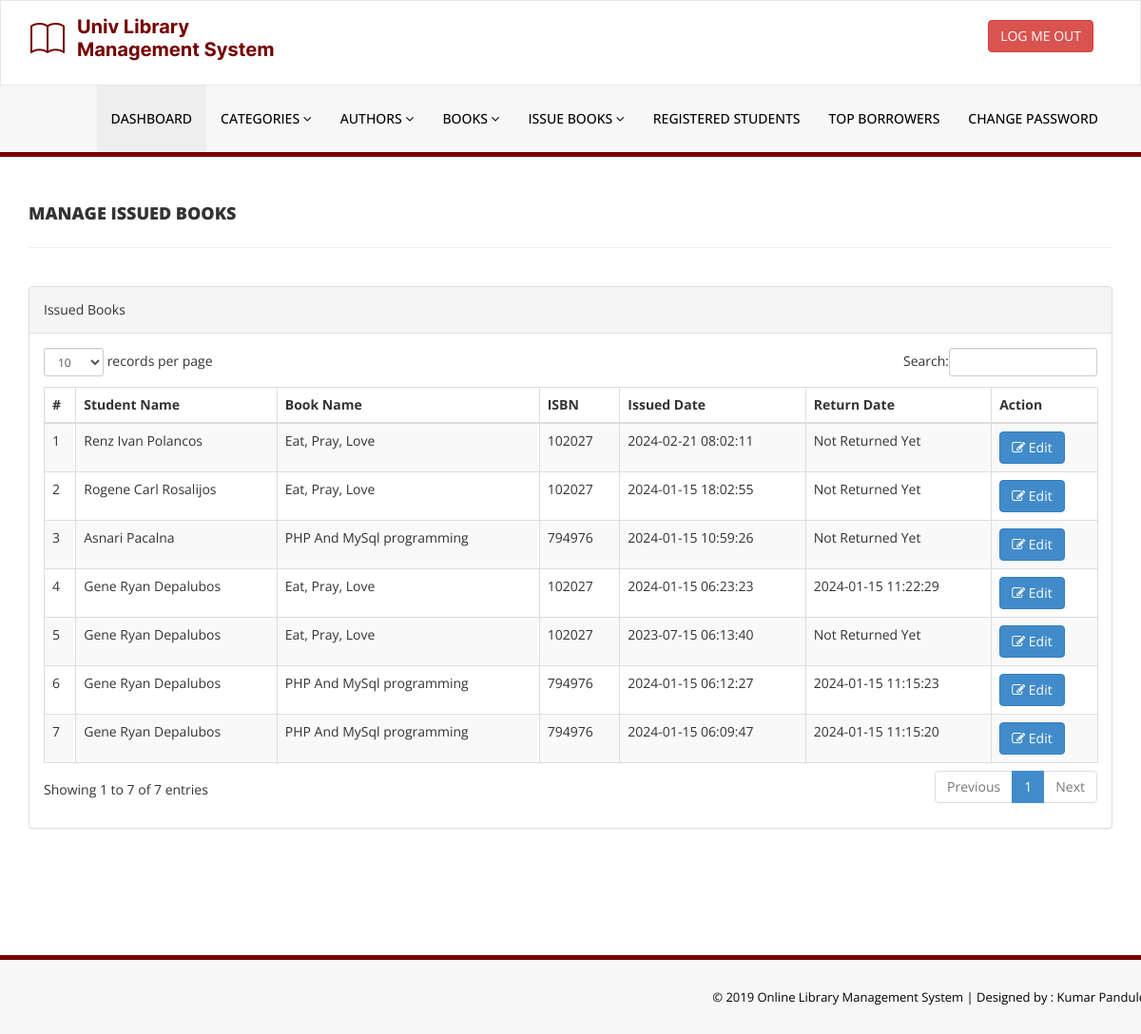
/library/admin/manage-issued-books.php (signed in), run on an earlier commit of the app's database.
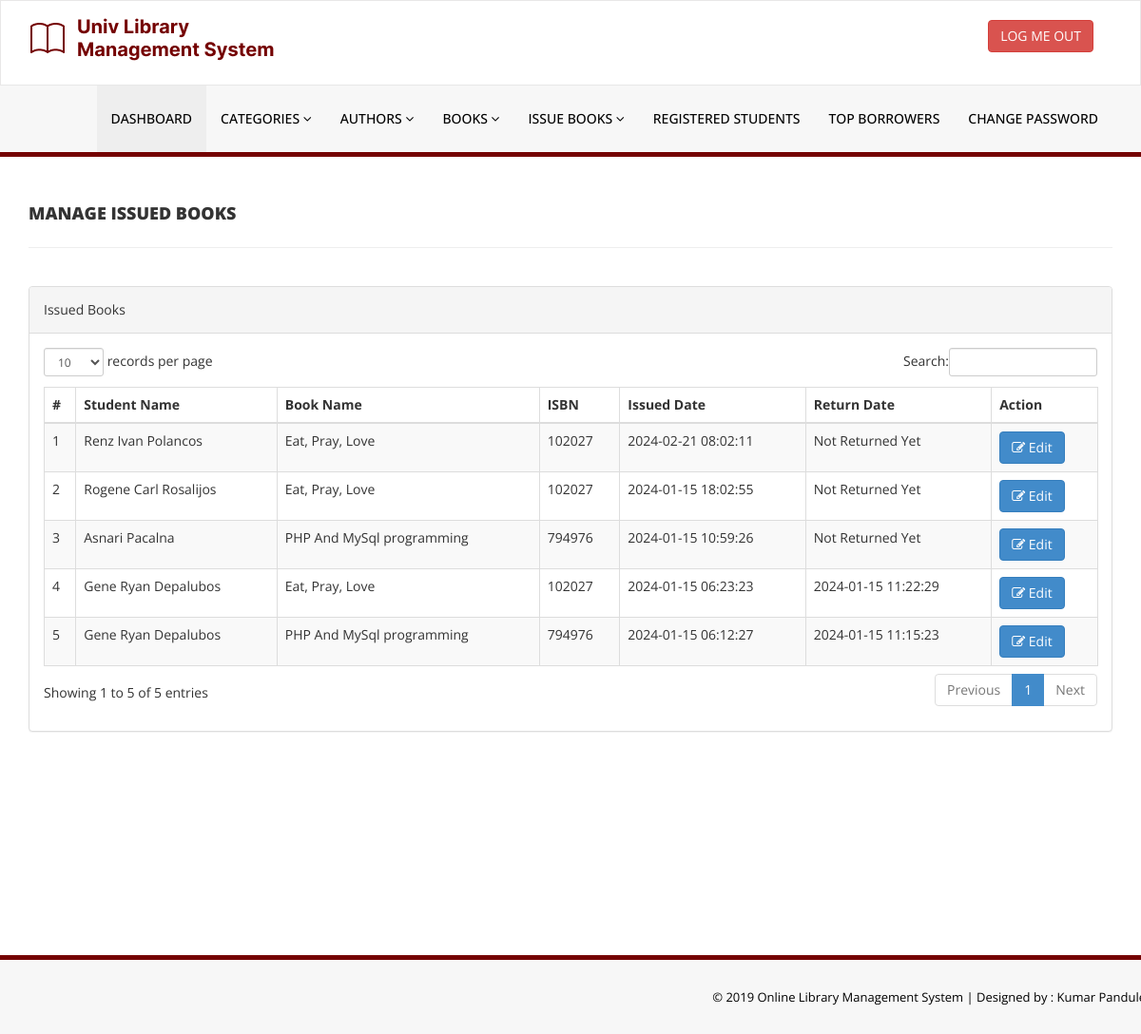
And on a later commit of the database.
### tables this page shows
CREATE TABLE `tblissuedbookdetails` (
  `id` int(11) NOT NULL,
  `BookId` int(11) DEFAULT NULL,
  `StudentID` varchar(150) DEFAULT NULL,
  `IssuesDate` timestamp NULL DEFAULT current_timestamp(),
  `ReturnDate` timestamp NULL DEFAULT NULL ON UPDATE current_timestamp(),
  `RetrunStatus` int(1) DEFAULT NULL,
  `fine` int(11) DEFAULT NULL
);

CREATE TABLE `tblstudents` (
  `id` int(11) NOT NULL,
  `StudentId` varchar(100) DEFAULT NULL,
  `FullName` varchar(120) DEFAULT NULL,
  `EmailId` varchar(120) DEFAULT NULL,
  `MobileNumber` char(11) DEFAULT NULL,
  `Password` varchar(120) DEFAULT NULL,
  `Status` int(1) DEFAULT NULL,
  `RegDate` timestamp NULL DEFAULT current_timestamp(),
  `UpdationDate` timestamp NULL DEFAULT NULL ON UPDATE current_timestamp()
);

CREATE TABLE `tblbooks` (
  `id` int(11) NOT NULL,
  `BookName` varchar(255) DEFAULT NULL,
  `CatId` int(11) DEFAULT NULL,
  `AuthorId` int(11) DEFAULT NULL,
  `ISBNNumber` int(11) DEFAULT NULL,
  `BookPrice` int(11) DEFAULT NULL,
  `RegDate` timestamp NULL DEFAULT current_timestamp(),
  `UpdationDate` timestamp NULL DEFAULT NULL ON UPDATE current_timestamp()
);

### library/admin/manage-issued-books.php (the view, shortened to what this page needs)
<?php
include('includes/config.php');
if (strlen($_SESSION['alogin']) == 0) {
    header('location:index.php');
} else {
?>
    <!DOCTYPE html>
    <html xmlns="http://www.w3.org/1999/xhtml">
    <head>
        <link href="assets/css/bootstrap.css" rel="stylesheet" />
        <link href="assets/css/font-awesome.css" rel="stylesheet" />
        <link href="assets/js/dataTables/dataTables.bootstrap.css" rel="stylesheet" />
        <link href="assets/css/style.css" rel="stylesheet" />
    </head>
    <body>
        <?php include('includes/header.php'); ?>
        <div class="content-wrapper">
            <div class="container">
                <div class="row pad-botm">
                    <div class="col-md-12">
                        <h4 class="header-line">Manage Issued Books</h4>
                    </div>
                    <div class="row">
                    </div>
                </div>
                <div class="row">
                    <div class="col-md-12">
                        <div class="panel panel-default">
                            <div class="panel-heading">
                                Issued Books
                            </div>
                            <div class="panel-body">
                                <div class="table-responsive">
                                    <table class="table table-striped table-bordered table-hover" id="dataTables-example">
                                        <thead>
                                            <tr>
                                                <th>#</th>
                                                <th>Student Name</th>
                                                <th>Book Name</th>
                                                <th>ISBN </th>
                                                <th>Issued Date</th>
                                                <th>Return Date</th>
                                                <th>Action</th>
                                            </tr>
                                        </thead>
                                        <tbody>
                                            <?php $sql = "SELECT tblstudents.FullName,tblbooks.BookName,tblbooks.ISBNNumber,tblissuedbookdetails.IssuesDate,tblissuedbookdetails.ReturnDate,tblissuedbookdetails.id as rid from  tblissuedbookdetails join tblstudents on tblstudents.StudentId=tblissuedbookdetails.StudentId join tblbooks on tblbooks.id=tblissuedbookdetails.BookId order by tblissuedbookdetails.id desc";
                                            $query = $dbh->prepare($sql);
                                            $query->execute();
                                            $results = $query->fetchAll(PDO::FETCH_OBJ);
                                            $cnt = 1;
                                            if ($query->rowCount() > 0) {
                                                foreach ($results as $result) {               ?>
                                                    <tr class="odd gradeX">
                                                        <td class="center"><?php echo htmlentities($cnt); ?></td>
                                                        <td class="center"><?php echo htmlentities($result->FullName); ?></td>
                                                        <td class="center"><?php echo htmlentities($result->BookName); ?></td>
                                                        <td class="center"><?php echo htmlentities($result->ISBNNumber); ?></td>
                                                        <td class="center"><?php echo htmlentities($result->IssuesDate); ?></td>
                                                        <td class="center"><?php if ($result->ReturnDate == "") {
                                                                                echo htmlentities("Not Returned Yet");
                                                                            } else {
                                                                                echo htmlentities($result->ReturnDate);
                                                                            }
                                                                            ?></td>
                                                        <td class="center">
                                                            <a href="update-issue-bookdeails.php?rid=<?php echo htmlentities($result->rid); ?>"><button class="btn btn-primary"><i class="fa fa-edit "></i> Edit</button>
                                                        </td>
                                                    </tr>
                                            <?php $cnt = $cnt + 1;
                                                }
                                            } ?>
                                        </tbody>
                                    </table>
                                </div>
                            </div>
                        </div>
                    </div>
                </div>
            </div>
        </div>
        <?php include('includes/footer.php'); ?>
    </body>
    </html>
<?php } ?>

### library/admin/includes/header.php (shortened to what this page needs)
<div class="navbar navbar-inverse set-radius-zero">
    <div class="container">
        <div class="navbar-header">
            <a class="navbar-brand">
                <img src="assets/img/logo.png" />
            </a>
        </div>
        <div class="right-div">
            <a href="logout.php" class="btn btn-danger pull-right">LOG ME OUT</a>
        </div>
    </div>
</div>
<section class="menu-section">
    <div class="container">
        <div class="row ">
            <div class="col-md-12">
                <div class="navbar-collapse collapse ">
                    <ul id="menu-top" class="nav navbar-nav navbar-right">
                        <li><a href="dashboard.php" class="menu-top-active">DASHBOARD</a></li>
                        <li>
                            <a href="#" class="dropdown-toggle" id="ddlmenuItem" data-toggle="dropdown"> Categories <i class="fa fa-angle-down"></i></a>
                        </li>
                        <li>
                            <a href="#" class="dropdown-toggle" id="ddlmenuItem" data-toggle="dropdown"> Authors <i class="fa fa-angle-down"></i></a>
                        </li>
                        <li>
                            <a href="#" class="dropdown-toggle" id="ddlmenuItem" data-toggle="dropdown"> Books <i class="fa fa-angle-down"></i></a>
                        </li>
                        <li>
                            <a href="#" class="dropdown-toggle" id="ddlmenuItem" data-toggle="dropdown"> Issue Books <i class="fa fa-angle-down"></i></a>
                        </li>
                        <li><a href="reg-students.php">Registered Students</a></li>
                        <li><a href="top-borrowers.php">Top Borrowers</a></li>
                        <li><a href="change-password.php">Change Password</a></li>
                    </ul>
                </div>
            </div>
        </div>
    </div>
</section>

### library/includes/footer.php
<section class="footer-section">
     <div class="container">
         <div class="row">
             <div class="col-md-12">
                &copy; 2019 Online Library Management System |<a href="https://github.com/kumarpandule2000" target="_blank"  > Designed by : Kumar Pandule</a>
             </div>
         </div>
     </div>
 </section>

### library/admin/assets/css/style.css (style rules this page uses)
body { font-family: 'Open Sans', sans-serif; line-height:28px; }
.set-radius-zero { border-radius:0px; -moz-border-radius:0px; -webkit-border-radius:0px; }
.content-wrapper { margin-top: 40px; min-height:800px; padding-bottom:90px; }
.header-line { font-weight:900; padding-bottom:25px; border-bottom:1px solid #eeeeee; text-transform:uppercase; }
.pad-botm { padding-bottom:30px; }
.right-div { float: right; padding: 20px; }
#menu-top a { color:#000; text-decoration:none; font-weight:500; padding: 25px 15px 25px 15px; text-transform:uppercase; }
.menu-section { background-color: #f7f7f7; border-bottom:5px solid var(--red); width:100% }
.menu-top-active { background-color:#eeeeee; }
.navbar-inverse { background-color: #FFF; border-color: rgba(155, 153, 153, 0.23); }
.navbar { min-height: 90px; margin-bottom: 0px; }
.footer-section { padding:25px 50px 25px 50px; color:#000; font-size:13px; background-color: #f7f7f7; text-align:right; border-top:5px solid var(--red); }
.footer-section a, .footer-section a:hover { color:#000; }

What changed in the data, as far as the page shows it:
removed tblissuedbookdetails: tblstudents.FullName "Gene Ryan Depalubos", BookId.BookName "Eat, Pray, Love", BookId.ISBNNumber "102027", IssuesDate "2023-07-15 06:13:40"
removed tblissuedbookdetails: tblstudents.FullName "Gene Ryan Depalubos", BookId.BookName "PHP And MySql programming", BookId.ISBNNumber "794976", IssuesDate "2024-01-15 06:09:47", ReturnDate "2024-01-15 11:15:20"
Also different on the page:
text written by a page script: "records per page Search: Showing 1 to 7 of 7 entries Previous 1 Next" → "records per page Search: Showing 1 to 5 of 5 entries Previous 1 Next"
